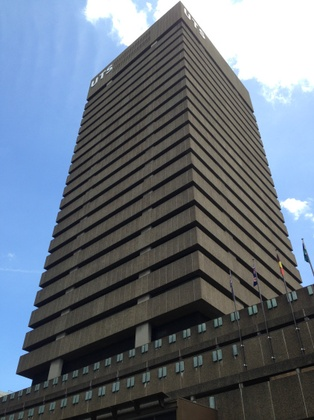
%> input picture Function optimisation/current/data/018.jpg, 314 x 420 px, shrunk from 422 x 564 before the run
$ octave LineSelect.m   (GNU Octave 9; MATLAB toolbox functions it lacks are replaced by stand-ins)
%> lines starting %> are read from the running program, lines starting %| are printed output that depends on the picture
%> further down, img is the input picture: size 420x314x3 uint8; mean R, G, B 100.7, 110.5, 122
### (AAA) - TOP/getLines.m
function lines = getLines(grayIm, minLen)
%> called with minLen = 40

[dX, dY] = gradient(conv2(double(grayIm), fspecial('gaussian', 7, 1.5), 'same'));
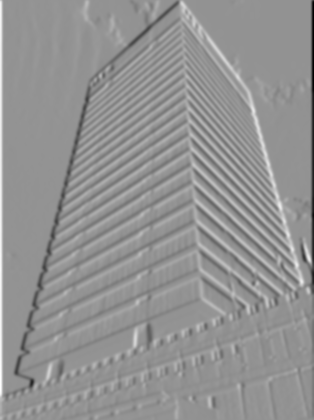
%> dX: size 420x314 double; min -55.27, max 40.61, mean 0; drawn with min black and max white
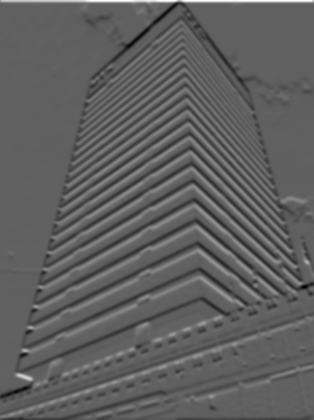
%> dY: size 420x314 double; min -33.71, max 55.29, mean -0.2; drawn with min black and max white

im_canny = edge(grayIm, 'canny');
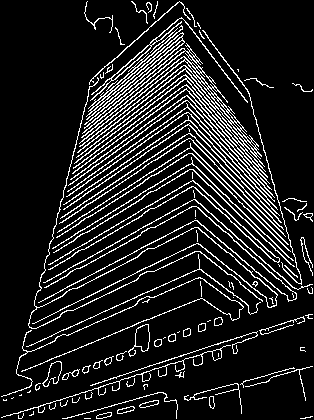
%> im_canny: size 420x314 logical; 12.7% white in thin lines or dots

im_canny([1 2 end-1 end], :) = 0;
%> im_canny: size 420x314 logical; 12.6% white in thin lines or dots
im_canny(:, [1 2 end-1 end]) = 0;
%> im_canny: size 420x314 logical; 12.6% white in thin lines or dots
height = size(im_canny, 1);
%> height = 420

ind = find(im_canny > 0);
%> ind = 16642 values from 1237 to 131037

num_dir = 8;

dX_ind = dX(ind);
dY_ind = dY(ind);
a_ind = atan(dY_ind ./ (dX_ind+1E-10));
a_ind = ceil(mod(a_ind/pi*num_dir-0.5, num_dir));

for i = 1:num_dir
    direction(i).ind = ind(find(a_ind==i));
end
%> after the loop, direction = 8 items

lines = zeros(2000, 9);

used = zeros(size(im_canny));

line_count = 0;
for k = 1:num_dir

    num_ind = 0;
    for m = (k-1):k+1
        num_ind = num_ind + sum(~used(direction(mod(m-1, num_dir)+1).ind));
    end

    ind = zeros(num_ind, 1);
    dir_im = zeros(size(im_canny));

    count = 0;
    for m = (k-1):k+1
        m2 = mod(m-1, num_dir)+1;
        tind = direction(m2).ind(~used(direction(m2).ind));
        tmpcount = length(tind);
        ind(count+1:count+tmpcount) = tind;
        count = count + tmpcount;
    end
    dir_im(ind) = 1;

    [tmpL, num_edges] = bwlabel(dir_im, 8);


    edge_size = zeros(num_edges, 1);
    edges = repmat(struct('ind', zeros(200, 1)), num_edges, 1);
    for i = 1:length(ind)
        id = tmpL(ind(i));
        edge_size(id) = edge_size(id) + 1;
        edges(id).ind(edge_size(id)) = ind(i);
    end
    for i = 1:num_edges
        edges(i).ind = edges(i).ind(1:edge_size(i));
    end

    for id = 1:num_edges
        if edge_size(id) > minLen

            x = mod(edges(id).ind-1, height)+1;
            y = floor((edges(id).ind-1) / height)+1;

            mean_x = mean(x);
            mean_y = mean(y);
            zmx = (x-mean_x);
            zmy = (y-mean_y);
            D = [sum(zmx.^2) sum(zmx.*zmy); sum(zmx.*zmy) sum(zmy.^2)];
            [v, lambda] = eig(D);
            theta = atan2(v(2, 2) , v(1, 2));
            if lambda(1,1)>0
                conf = lambda(2,2)/lambda(1,1);
            else
                conf = 100000;
            end

            if conf >= 400
                line_count = line_count+1;
                used(edges(id).ind) = 1;
                l = sqrt((max(x)-min(x))^2 + (max(y)-min(y))^2);
                x1 = mean_x - cos(theta)*l/2;
                x2 = mean_x + cos(theta)*l/2;
                y1 = mean_y - sin(theta)*l/2;
                y2 = mean_y + sin(theta)*l/2;

                theta = theta - pi / 2;

                r = mean_x*cos(theta)+mean_y*sin(theta);

                lines(line_count, 1:9) = [x1 x2 y1 y2 theta r l mean_x mean_y];


            end
        end
    end

end
%> this loop made 8 passes
%> num_edges on passes 1 to 8: 418, 311, 259, 300, 269, 240, 217, 231
%> pass 1, in getLines, `[tmpL, num_edges] = bwlabel(dir_im, 8);`:
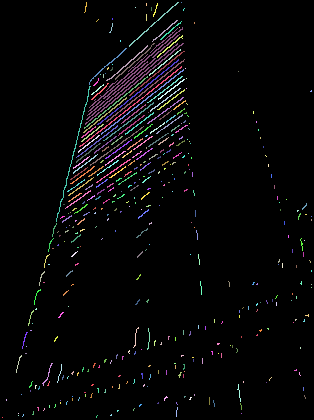
%> tmpL: size 420x314 double; 419 distinct labels, from 0 to 418; one colour per label, 0 black
%> after the loop:
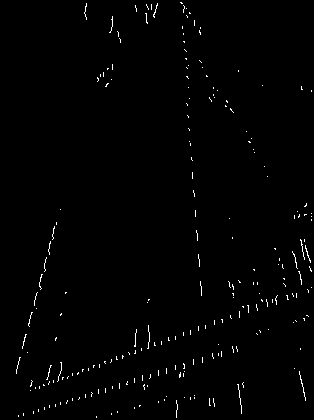
%> dir_im: size 420x314 double; values 0 (black) and 1 (white), 0.94% white in thin lines or dots
%> after the loop:
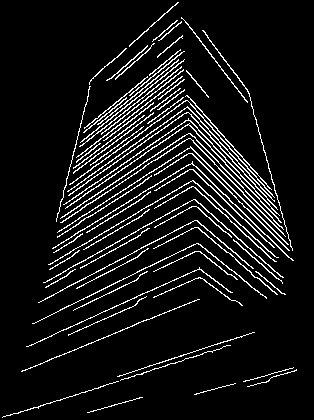
%> used: size 420x314 double; values 0 (black) and 1 (white), 8.4% white in thin lines or dots
%> after the loop, D = [563012.2 164654.1; 164654.1 48513]; conf = 1845.4; edge_size = 231 values, max 33 at index 215, min 1 at index 5, mean 5.39; edges = 231 items; ind = 1246 values, max 130908 at index 896, min 7090 at index 897, mean 71898; l = 184.7; lambda = [331.2 0; 0 611194]; line_count = 107; mean_x = 159.5; mean_y = 266.8; r = 211.2; theta = -4.43; v = [0.281 -0.96; -0.96 -0.281]; x = 209 values, max 251 at index 209, min 75 at index 23, mean 159.5; x1 = 248.1; x2 = 70.87; y = 209 values, max 293 at index 169, min 237 at index 23, mean 266.8; y1 = 292.7; y2 = 240.8; zmx = 209 values, max 91.5 at index 209, min -84.5 at index 23, mean 1.31e-14; zmy = 209 values, max 26.23 at index 169, min -29.77 at index 23, mean 6.53e-15


lines = lines(1:line_count, :);

### Function optimisation/to be deleted/LineSelect.m
addpath(genpath('.'));
ccc;
img = imread('data/018.jpg');

% Line Detection and Re-arrangement
img_ls = getLines(rgb2gray(img),40);
img_ls = img_ls(:,1:4)';
%> img_ls = 107 columns, first 8: [221.4 208.7 196.3 173.8 157.5 162.8 147.1 132.8; 86.4 190.9 178.3 155.4 125.9 144 67.06 98; 57.06 66.45 68.89 73.35 77.78 76.54 80.8 84.44; 91 91.6 93.89 97.77 119.1 100.7 182.8 127.6]
img_ls = [img_ls(1,:); img_ls(3,:); img_ls(2,:); img_ls(4,:)]; % [x1,y1,x2,y2]
%> img_ls = 107 columns, first 8: [221.4 208.7 196.3 173.8 157.5 162.8 147.1 132.8; 57.06 66.45 68.89 73.35 77.78 76.54 80.8 84.44; 86.4 190.9 178.3 155.4 125.9 144 67.06 98; 91 91.6 93.89 97.77 119.1 100.7 182.8 127.6]
fig1 = figure;%('KeyReleaseFcn', @Key_Down);
imshow(img), hold on;
colorCode = hsv(size(img_ls,2));
for i=1:size(img_ls,2)
    plot(img_ls([1,3],i), img_ls([2,4],i), 'Color', colorCode(i,:), 'LineWidth', 2);
    pause(0.1);
end
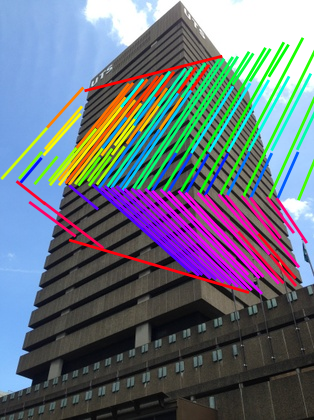
%> figure redrawn from the program's plot data
hold off;

$ run again, with Function optimisation/current/data/DSC_0769.JPG copied over Function optimisation/current/data/018.jpg
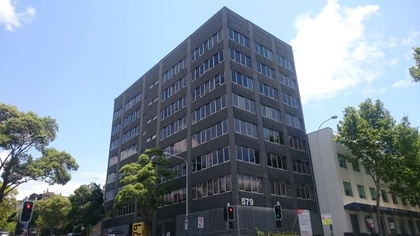
%> input picture Function optimisation/current/data/DSC_0769.JPG, 420 x 236 px, shrunk from 640 x 360 before the run
%> img is the input picture: size 236x420x3 uint8; mean R, G, B 122.1, 136.7, 150.1
%> in getLines, `im_canny(:, [1 2 end-1 end]) = 0;`:
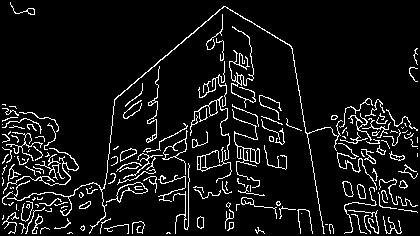
%> im_canny: size 236x420 logical; 7.9% white in thin lines or dots
%> in getLines, `ind = find(im_canny > 0);`: ind = 7857 values from 577 to 98625
%> dX_ind = 7857 values, max 38.43 at index 5826, min -40.4 at index 1930, mean -0.0664
%> dY_ind = 7857 values, max 40.54 at index 1463, min -43.74 at index 1041, mean -2.16
%> in getLines, `a_ind = atan(dY_ind ./ (dX_ind+1E-10));`: a_ind = 7857 values, max 1.57 at index 3504, min -1.57 at index 7594, mean -0.0252
%> in getLines, `a_ind = ceil(mod(a_ind/pi*num_dir-0.5, num_dir));`: a_ind = 7857 values, max 8 at index 5, min 1 at index 24, mean 4.74
%> after the loop in getLines, `for i = 1:num_dir`: direction = 8 items
%> the loop in getLines, `for k = 1:num_dir` made 8 passes
%> num_edges on passes 1 to 8: 521, 481, 494, 488, 477, 538, 475, 461
%> after the loop in getLines, `for k = 1:num_dir`: D = [6582 706; 706 88.98]; conf = 508.3; edge_size = 461 values, max 44 at index 294, min 1 at index 1, mean 5.88; edges = 461 items; ind = 2710 values, max 98587 at index 2710, min 597 at index 873, mean 51914.7; l = 41.3; lambda = [13.1 0; 0 6657.9]; line_count = 7; mean_x = 58; mean_y = 252; r = 244.3; theta = -4.61; v = [0.107 -0.994; -0.994 -0.107]; x = 44 values, max 79 at index 42, min 38 at index 1, mean 58; x1 = 78.53; x2 = 37.47; y = 44 values, max 254 at index 20, min 249 at index 1, mean 252; y1 = 254.2; y2 = 249.8; zmx = 44 values, max 21 at index 42, min -20 at index 1, mean 0; zmy = 44 values, max 2.02 at index 20, min -2.98 at index 1, mean 7.75e-15
%> lines = [211 164 188.9 189.4 1.56 191 47.01 187.5 189.1; 100.7 7.42 114.4 224 0.705 150.9 143.9 54.07 169.2; 9.65 43.24 229.8 286.1 -0.538 -109.5 65.51 26.44 257.9; 181 102 106.5 115.1 1.46 125.4 79.51 141.5 110.8; 132.3 41.56 306.6 290.5 -4.54 278.8 92.2 86.95 298.6; 235 136.9 324.6 308.3 -4.55 281.6 99.46 186 316.5; 78.53 37.47 254.2 249.8 -4.61 244.3 41.3 58 252]
%> `img_ls = getLines(rgb2gray(img),40);`: img_ls has the same summary as lines in getLines
%> `img_ls = img_ls(:,1:4)';`: img_ls = [211 100.7 9.65 181 132.3 235 78.53; 164 7.42 43.24 102 41.56 136.9 37.47; 188.9 114.4 229.8 106.5 306.6 324.6 254.2; 189.4 224 286.1 115.1 290.5 308.3 249.8]
%> `img_ls = [img_ls(1,:); img_ls(3,:); img_ls(2,:); img_ls(4,:)];`: img_ls = [211 100.7 9.65 181 132.3 235 78.53; 188.9 114.4 229.8 106.5 306.6 324.6 254.2; 164 7.42 43.24 102 41.56 136.9 37.47; 189.4 224 286.1 115.1 290.5 308.3 249.8]
%> after the loop `for i=1:size(img_ls,2)`:
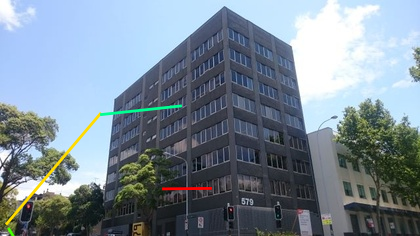
%> figure redrawn from the program's plot data

$ run again, with Function optimisation/current/data/Garfield_Building_Detroit.jpg copied over Function optimisation/current/data/018.jpg
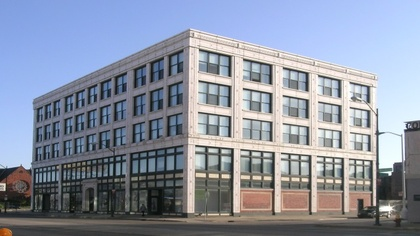
%> input picture Function optimisation/current/data/Garfield_Building_Detroit.jpg, 420 x 236 px, shrunk from 640 x 360 before the run
%> img is the input picture: size 236x420x3 uint8; mean R, G, B 139.4, 147.2, 163.4
%> in getLines, `ind = find(im_canny > 0);`: ind = 11813 values from 641 to 98544
%> after the loop in getLines, `for i = 1:num_dir`: direction = 8 items
%> the loop in getLines, `for k = 1:num_dir` made 8 passes
%> num_edges on passes 1 to 8: 684, 740, 680, 596, 630, 741, 714, 609
%> after the loop in getLines, `for k = 1:num_dir`: D = [6170.5 180; 180 9.33]; conf = 1514; edge_size = 609 values, max 57 at index 195, min 1 at index 2, mean 7.95; edges = 609 items; ind = 4842 values, max 97123 at index 4842, min 702 at index 3837, mean 48386.4; l = 41.01; lambda = [4.08 0; 0 6175.8]; line_count = 19; mean_x = 183.5; mean_y = 373.3; r = 367.8; theta = -4.68; v = [0.0292 -1; -1 -0.0292]; x = 42 values, max 204 at index 2, min 163 at index 1, mean 183.5; x1 = 204; x2 = 163; y = 42 values, max 374 at index 2, min 373 at index 1, mean 373.3; y1 = 373.9; y2 = 372.7; zmx = 42 values, max 20.5 at index 2, min -20.5 at index 1, mean 0; zmy = 42 values, max 0.667 at index 2, min -0.333 at index 1, mean 1.89e-14
%> `img_ls = img_ls(:,1:4)';`: img_ls = 19 columns, first 8: [168.4 210.1 213.1 210 210 158 161 205.5; 112.3 47.12 175 151 155 210 210 139.5; 32.26 187.8 194.9 233.8 275.2 312 345 377.2; 35.84 189.7 195 234.5 275.6 312 345 375.9]
%> `img_ls = [img_ls(1,:); img_ls(3,:); img_ls(2,:); img_ls(4,:)];`: img_ls = 19 columns, first 8: [168.4 210.1 213.1 210 210 158 161 205.5; 32.26 187.8 194.9 233.8 275.2 312 345 377.2; 112.3 47.12 175 151 155 210 210 139.5; 35.84 189.7 195 234.5 275.6 312 345 375.9]
%> after the loop `for i=1:size(img_ls,2)`:
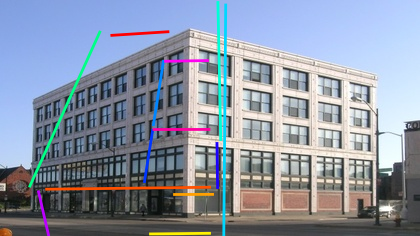
%> figure redrawn from the program's plot data
